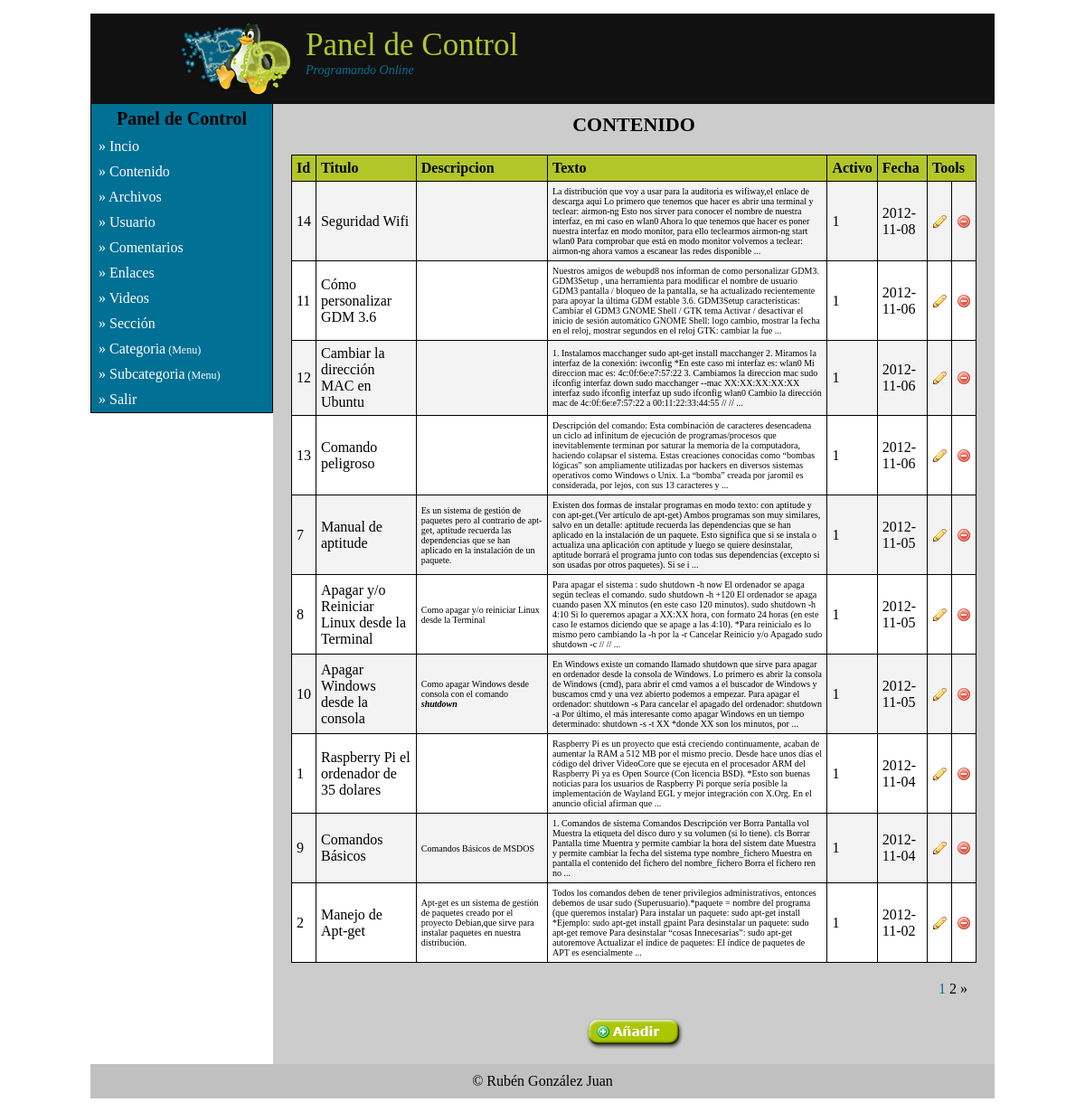
Page /adm/index.php?zona=contenido (signed in) on the committed database.
### tables this page shows
CREATE TABLE IF NOT EXISTS `po_contenido` (
  `id` int(10) unsigned NOT NULL AUTO_INCREMENT,
  `titulo` varchar(255) NOT NULL,
  `descripcion` text NOT NULL,
  `texto` text NOT NULL,
  `activo` int(1) unsigned NOT NULL DEFAULT '1',
  `fecha` date NOT NULL,
  `orden` int(11) NOT NULL,
  `idsubcategoria` int(10) unsigned NOT NULL,
  `idtipo` int(10) unsigned NOT NULL DEFAULT '1',
  `description` text NOT NULL,
  `keywords` text NOT NULL,
  PRIMARY KEY (`id`)
);

### librerias/clase_sql.php (called while the page is built, shortened)
<?php
class sql
{
	private $con,$base,$res,$sql;
	public function __construct($que="")
	{
		$this->res=false;
		$this->con=mysql_connect("localhost","root","");
		$this->base=mysql_select_db("po_online");
		if ($que)
			$this->query($que);
	}
	public function query($sentencia)
	{
		$this->res=mysql_query($sentencia);
		return $this->res;
	}
	public function numrows()
	{
		return mysql_num_rows($this->res);
	}
	public function result()
	{
		return $this->res;
	}
}

### adm/librerias/biblioteca.php (the view, shortened to what this page needs)
<?php
class listado
{
	private $html;
	private $nombres;
	public $sql;
	public $pag;
	public $libre;
	public function __construct($texto="")
	{
		$this->html="";
		$this->libre="";
		$this->pag="";
		$this->titulo($texto);
	}
	public function titulo($texto)
	{
		$this->html.="<h3 class='cabecera'>".$texto."</h3>";
	}
	public function paginacion($consulta)
	{
		$tampag = 10;
		$x = new sql($consulta);
		$totalregistros = $x->numrows();
		$totalpag = ceil($totalregistros/$tampag);
		if(isset($_GET["pag"]))
		{
			if($_GET["pag"]>=1 && $_GET["pag"]<=$totalpag)
				$pagina = $_GET["pag"];
			else
				$pagina = 1;
		}
		else
			$pagina = 1;
		$pag = ($pagina*$tampag)-$tampag;
		$consulta = $consulta." LIMIT ".$pag.",".$tampag;
		$this->pag.="<div class='paginacion'>";
		if($totalregistros > $tampag)
		{
			if($pagina>1)
			{
				$this->pag.="<a class='pag' href='index.php?zona=".$_GET["zona"]."&pag=".($pagina-1)."'> &laquo; </a>";
				$this->pag.="<a class='pag' href='index.php?zona=".$_GET["zona"]."&pag=1'> 1 </a>";
			}
			else
				$this->pag.="<a class='pag-actual' href='index.php?zona=".$_GET["zona"]."&pag=1'> 1 </a>";
			if($totalpag!=1)
			{
				if($pagina<$totalpag)
				{
					$this->pag.="<a class='pag' href='index.php?zona=".$_GET["zona"]."&pag=".$totalpag."'> ".$totalpag." </a>";
					$this->pag.="<a class='pag' href='index.php?zona=".$_GET["zona"]."&pag=".($pagina+1)."'> &raquo; </a>";
				}
				else
					$this->pag.="<a class='pag-actual' href='index.php?zona=".$_GET["zona"]."&pag=".$totalpag."'> ".$totalpag." </a>";
			}
		}
		$this->pag.="</div>";
		return $consulta;
	}
	public function boton()
	{
		return "<a href='index.php?zona=".$_GET["zona"]."&add=".$_GET["zona"]."'><div class='add'></div></a>";
	}
	public function listado($consulta)
	{
		$consulta = $this->paginacion($consulta);
		$bi = new biblioteca();
		$this->consulta($consulta);
		if($this->sql->numrows()==0)
		{
			$this->html.= "<p class='sin_datos'>!! No hay ningún ".$_GET["zona"]." !!</p>";
		}
		else
		{
			$this->html.= "
			<table class='tabla'>
			<tr class='tabla_titulo'>";
			$n_nombres = count($this->nombres);
			for($i=0;$i<$n_nombres;$i++)
			{
				$this->html.=sprintf("<td>%s</td>",ucwords($this->nombres[$i]));
			}
			$this->html.= "<td colspan='2'>Tools</td>";
			$this->html.= "</tr>";
			$cont=0;
			$result = $this->sql->result();
			while($fila=mysql_fetch_array($result))
			{
				if($cont%2==0)
					$this->html.=  "<tr class='even' >";
				else
					$this->html.=  "<tr class='odd' style='vertical-align:text-top;'>";
				for($i=0;$i<$n_nombres;$i++)
				{
					if($this->nombres[$i] == "video")
						$this->html.= sprintf("<td>%s</td>",$this->getVideo($fila[$this->nombres[$i]]));
					else if($this->nombres[$i] == "imagen")
						$this->html.= sprintf("<td><img src='../img/iconos/%s' alt='' style='width:28px;height:28px' /></td>",$fila[$this->nombres[$i]]);
					else if($this->nombres[$i] == "logo")
						$this->html.= sprintf("<td><img src='../img/iconos/subcategoria/%s' alt='' style='width:100px;height:70px' /></td>",$fila[$this->nombres[$i]]);
					else if($this->nombres[$i] == "breadcrumb")
					{
						if($fila[$this->nombres[$i]]==0)
							$this->html.= sprintf("<td>%s</td>","<span style='color:red'>OFF</span>");
						else
							$this->html.= sprintf("<td>%s</td>","<span style='color:green'>ON</span>");
					}
					else if($this->nombres[$i] == "enlace")
					{
						$this->html.= sprintf("<td><a href='http://%s' target='_black'>%s</a></td>",$fila[$this->nombres[$i]],$fila[$this->nombres[$i]]);
					}
					else if($this->nombres[$i] == "clave")
					{
						$this->html.= sprintf("<td>%s</td>",$bi->codificar($fila[$this->nombres[$i]]));
					}
					else if($this->nombres[$i] == "descripcion")
					{
						$this->html.= sprintf("<td><span style='font-size:10px'>%s</span></td>",$fila[$this->nombres[$i]]);
					}
					else if($this->nombres[$i] == "texto")
					{
						$texto = strip_tags($fila[$this->nombres[$i]]);
						$this->html.= sprintf("<td><span style='font-size:10px'>%s</span></td>",substr($texto,0,500)." ...");
					}
					else
						$this->html.= "<td>".$fila[$this->nombres[$i]]."</td>";
				}
				$this->html.="
					<td><a href='".$_SERVER["SCRIPT_NAME"]."?zona=".$_GET["zona"]."&edit=".$fila["id"]."'><img src='../img/tools/b_edit.png' alt='editar' /></a></td>
					<td><a href='".$_SERVER["SCRIPT_NAME"]."?zona=".$_GET["zona"]."&drop=".$fila["id"]."'><img src='../img/tools/b_drop.png' alt='editar' /></a></td>
				</tr>";
				$cont++;
			}
			$this->html.= "</table>";
		}
	}
	public function consulta($consulta)
	{
		$consulta = strtolower($consulta);
		$sql = new sql($consulta);
		$this->sql = $sql;
		$n = strpos($consulta,"from");
		$consulta = substr($consulta,0,$n);
 		$consulta = substr($consulta,6);
		$trozos = explode(",",$consulta);
		$n_trozos = count($trozos);
		$nom = array();
		for($i=0;$i<$n_trozos;$i++)
		{
			$campo = $trozos[$i];
			$pos = strpos($campo,"as");
			if($pos===false)
				$nom[]=trim($campo);
			else
			{
				$temp = explode("as",$campo);
				$nom[] = trim($temp[1]);
			}
		}
		$this->nombres = $nom;
	}
	public function html()
	{
		$this->html.= $this->pag;
		$this->html.= $this->boton();
		$this->html.=$this->libre;
		return $this->html;
	}
}
class biblioteca
{
	public function contenido()
	{
		if(isset($_GET["zona"]))
		{
			$ruta = "public_html/".$_GET["zona"].".php";
			if(file_exists($ruta))
			{
				include($ruta);
			}
			else
				include("public_html/error.php");
		}
	}
}
?>

### adm/index.php (shortened to what this page needs)
<?php
require_once("librerias/biblioteca.php");
require_once("../librerias/clase_sql.php");
$x = new biblioteca();
if(!isset($_SESSION["idusuario"]))
	header("location: login.php");
else
{
?>
<html>
<head>
	<link rel="stylesheet" type="text/css" href="../scripts/fancybox/jquery.fancybox-1.3.4.css" media="screen" />
	<link type="text/css" rel="stylesheet" href="scripts/syntaxhighlighter/styles/shCoreDefault.css"/>
	<link rel='stylesheet' type='text/css' href='css/layout.css' />
</head>
<body>
	<div id='wrapper'>
		<div id='header'>
			<div id='header-img'><img src='../img/logo_small.png' alt='logotipo' /></div>
			<div id='header-titulo'>
				<h2>Panel de Control</h2>
				<h3>Programando Online</h3>
			</div>
		</div>
		<div id='navigation'>
			<ul id='menu'>
				<li id='titulo'>Panel de Control</li>
				<li><a href='#'>&nbsp;&raquo; Incio</a></li>
				<li><a href='index.php?zona=contenido'>&nbsp;&raquo; Contenido</a></li>
				<li><a href='index.php?zona=archivo'>&nbsp;&raquo; Archivos</a></li>
				<li><a href='index.php?zona=usuario'>&nbsp;&raquo; Usuario</a></li>
				<li><a href='index.php?zona=comentarios'>&nbsp;&raquo; Comentarios</a></li>
				<li><a href='index.php?zona=enlace'>&nbsp;&raquo; Enlaces</a></li>
				<li><a href='index.php?zona=video'>&nbsp;&raquo; Videos</a></li>
				<li><a href='index.php?zona=seccion'>&nbsp;&raquo; Sección</a></li>
				<li><a href='index.php?zona=categoria'>&nbsp;&raquo; Categoria<span style='font-size:12px'> (Menu)</span></a></li>
				<li><a href='index.php?zona=subcategoria'>&nbsp;&raquo; Subcategoria<span style='font-size:12px'> (Menu)</span></a></li>
				<li><a href='salir.php'>&nbsp;&raquo; Salir</a></li>
			</ul>
		</div>
		<div id='content'>
			<?php $x->contenido(); ?>
		</div>
		<div id='footer'>
			&copy; Rubén González Juan
		</div>
	</div>
</body>
</html>
<?php
}
?>

### adm/public_html/contenido.php (shortened to what this page needs)
<?php
function listar($html="")
{
	$l = new listado("CONTENIDO");
	$l->listado("SELECT id,titulo,descripcion,texto,activo,fecha FROM po_contenido ORDER BY fecha DESC");
	echo $l->html();
}
$haydatos = count($_POST);
if(!$haydatos)
{
	if(isset($_GET["add"]))
		add();
	else if(isset($_GET["drop"]))
		drop($_GET["drop"]);
	else if(isset($_GET["edit"]))
		edit($_GET["edit"]);
	else
		listar();
}
?>

### adm/css/layout.css (style rules this page uses)
html, body, div, span, applet, object, iframe, h1, h2, h3, h4, h5, h6, p, blockquote, pre, a, abbr, acronym, address, big, cite, code, del, dfn, em, font, img, ins, kbd, q, s, samp, small, strike, strong, sub, sup, tt, var, dl, dt, dd, ol, ul, li, fieldset, form, label, legend, table, caption, tbody, tfoot, thead, tr, th, td { margin: 0; padding: 0; border: 0; outline: 0; font-weight: inherit; font-style: inherit; font-size: 100%; font-family: inherit; vertical-align: baseline; }
body { font-family:verdana; }
#wrapper { width:1000px; margin:15px auto; }
#header { min-height:100px; background-color:#111111; }
#header #header-img { margin-top:10px; margin-left:100px; width:138px; float:left; }
#header #header-titulo { float:left; margin-top:15px; font-family:verdana; color:#FFFFFF; }
#header-titulo h2 { font-size:35px; margin:0px; color:#B2C629; }
#header-titulo h3 { font-size:14px; font-style:italic; font-weight:regular; color:#007095; margin:0px; }
#navigation { clear:both; border-right:1px solid black; border-left:1px solid black; border-bottom:1px solid black; background-color:#007095; float:left; width:200px; }
#menu { list-style:none; }
#menu #titulo { font-weight:bold; font-size:20px; text-align:center; }
#menu li { padding:5px 0px 5px 0px; }
#menu li a { text-decoration:none; color:#FFFFFF; padding:4px; }
#content { float:right; min-height:400px; width:798px; background-color:#CCCCCC; border-bottom:1px solid #CCCCCC; }
#footer { clear:both; text-align:center; background-color:silver; padding:10px; }
.add { clear:both; margin:0px auto 15px; background:url(../../img/botones/capa1_add.png) no-repeat; height:38px; width:110px; }
h3.cabecera { font-size:22px; color:black; font-weight:bold; text-align:center; margin-top:10px; margin-bottom:20px; }
img ,iframe,td { vertical-align:middle; }
.tabla { margin:20px auto; border:1px solid black; border-collapse:collapse; width:95%; }
.tabla .tabla_titulo { font-weight:bold; background-color:#B2C629; }
.tabla tr.even { background-color:#f3f3f3; }
.tabla tr.odd { background-color:#FFFFFF; }
.tabla tr td { padding:5px; border:1px solid black; }
.paginacion { clear:both; float:right; margin:0px 30px 20px 0px; }
.paginacion a { text-decoration:none; color:black; }
a.pag-actual { color:#007095; }

### rows in the picture
po_contenido: id "14 Seguridad Wifi 1 2012-11-08", texto "La distribución que voy a usar para la auditoria es wifiway,el enlace de descarga aqui Lo primero que tenemos que hacer es abrir una terminal y teclear: airmon-ng Esto nos sirver para conocer el nombre de nuestra interfaz, en mi caso en wlan0 Ahora lo que tenemos que hacer es poner nuestra interfaz en modo monitor, para ello teclearmos airmon-ng start wlan0 Para comprobar que está en modo monitor volvemos a teclear: airmon-ng ahora vamos a escanear las redes disponible ..."
po_contenido: id "11 Cómo personalizar GDM 3.6 1 2012-11-06", texto "Nuestros amigos de webupd8 nos informan de como personalizar GDM3. GDM3Setup , una herramienta para modificar el nombre de usuario GDM3 pantalla / bloqueo de la pantalla, se ha actualizado recientemente para apoyar la última GDM estable 3.6. GDM3Setup características: Cambiar el GDM3 GNOME Shell / GTK tema Activar / desactivar el inicio de sesión automático GNOME Shell: logo cambio, mostrar la fecha en el reloj, mostrar segundos en el reloj GTK: cambiar la fue ..."
po_contenido: id "12 Cambiar la dirección MAC en Ubuntu 1 2012-11-06", texto "1. Instalamos macchanger sudo apt-get install macchanger 2. Miramos la interfaz de la conexión: iwconfig *En este caso mi interfaz es: wlan0 Mi direccion mac es: 4c:0f:6e:e7:57:22 3. Cambiamos la direccion mac sudo ifconfig interfaz down sudo macchanger --mac XX:XX:XX:XX:XX interfaz sudo ifconfig interfaz up sudo ifconfig wlan0 Cambio la dirección mac de 4c:0f:6e:e7:57:22 a 00:11:22:33:44:55 // // ..."
po_contenido: id "13 Comando peligroso 1 2012-11-06", texto "Descripción del comando: Esta combinación de caracteres desencadena un ciclo ad infinitum de ejecución de programas/procesos que inevitablemente terminan por saturar la memoria de la computadora, haciendo colapsar el sistema. Estas creaciones conocidas como “bombas lógicas” son ampliamente utilizadas por hackers en diversos sistemas operativos como Windows o Unix. La “bomba” creada por jaromil es considerada, por lejos, con sus 13 caracteres y ..."
po_contenido: id "7 Manual de aptitude 1 2012-11-05", descripcion "Es un sistema de gestión de paquetes pero al contrario de apt-get, aptitude recuerda las dependencias que se han aplicado en la instalación de un paquete.", texto "Existen dos formas de instalar programas en modo texto: con aptitude y con apt-get.(Ver artículo de apt-get) Ambos programas son muy similares, salvo en un detalle: aptitude recuerda las dependencias que se han aplicado en la instalación de un paquete. Esto significa que si se instala o actualiza una aplicación con aptitude y luego se quiere desinstalar, aptitude borrará el programa junto con todas sus dependencias (excepto si son usadas por otros paquetes). Si se i ..."
po_contenido: id "8 Apagar y/o Reiniciar Linux desde la Terminal 1 2012-11-05", descripcion "Como apagar y/o reiniciar Linux desde la Terminal", texto "Para apagar el sistema : sudo shutdown -h now El ordenador se apaga según tecleas el comando. sudo shutdown -h +120 El ordenador se apaga cuando pasen XX minutos (en este caso 120 minutos). sudo shutdown -h 4:10 Si lo queremos apagar a XX:XX hora, con formato 24 horas (en este caso le estamos diciendo que se apage a las 4:10). *Para reinicialo es lo mismo pero cambiando la -h por la -r Cancelar Reinicio y/o Apagado sudo shutdown -c // // ..."
po_contenido: id "10 Apagar Windows desde la consola 1 2012-11-05", descripcion "Como apagar Windows desde consola con el comando shutdown", texto "En Windows existe un comando llamado shutdown que sirve para apagar en ordenador desde la consola de Windows. Lo primero es abrir la consola de Windows (cmd), para abrir el cmd vamos a el buscador de Windows y buscamos cmd y una vez abierto podemos a empezar. Para apagar el ordenador: shutdown -s Para cancelar el apagado del ordenador: shutdown -a Por último, el más interesante como apagar Windows en un tiempo determinado: shutdown -s -t XX *donde XX son los minutos, por ..."
po_contenido: id "1 Raspberry Pi el ordenador de 35 dolares 1 2012-11-04", texto "Raspberry Pi es un proyecto que está creciendo continuamente, acaban de aumentar la RAM a 512 MB por el mismo precio. Desde hace unos días el código del driver VideoCore que se ejecuta en el procesador ARM del Raspberry Pi ya es Open Source (Con licencia BSD). *Esto son buenas noticias para los usuarios de Raspberry Pi porque sería posible la implementación de Wayland EGL y mejor integración con X.Org. En el anuncio oficial afirman que ..."
po_contenido: id "9 Comandos Básicos 1 2012-11-04", descripcion "Comandos Básicos de MSDOS", texto "1. Comandos de sistema Comandos Descripción ver Borra Pantalla vol Muestra la etiqueta del disco duro y su volumen (si lo tiene). cls Borrar Pantalla time Muentra y permite cambiar la hora del sistem date Muestra y permite cambiar la fecha del sistema type nombre_fichero Muestra en pantalla el contenido del fichero del nombre_fichero Borra el fichero ren no ..."
po_contenido: id "2 Manejo de Apt-get 1 2012-11-02", descripcion "Apt-get es un sistema de gestión de paquetes creado por el proyecto Debian,que sirve para instalar paquetes en nuestra distribución.", texto "Todos los comandos deben de tener privilegios administrativos, entonces debemos de usar sudo (Superusuario).*paquete = nombre del programa (que queremos instalar) Para instalar un paquete: sudo apt-get install *Ejemplo: sudo apt-get install gpaint Para desinstalar un paquete: sudo apt-get remove Para desinstalar “cosas Innecesarias”: sudo apt-get autoremove Actualizar el índice de paquetes: El índice de paquetes de APT es esencialmente ..."

### other values in the picture
$texto "CONTENIDO"
$this->nombres[$i] "Id Titulo Descripcion Texto Activo Fecha"
$totalpag "2"
